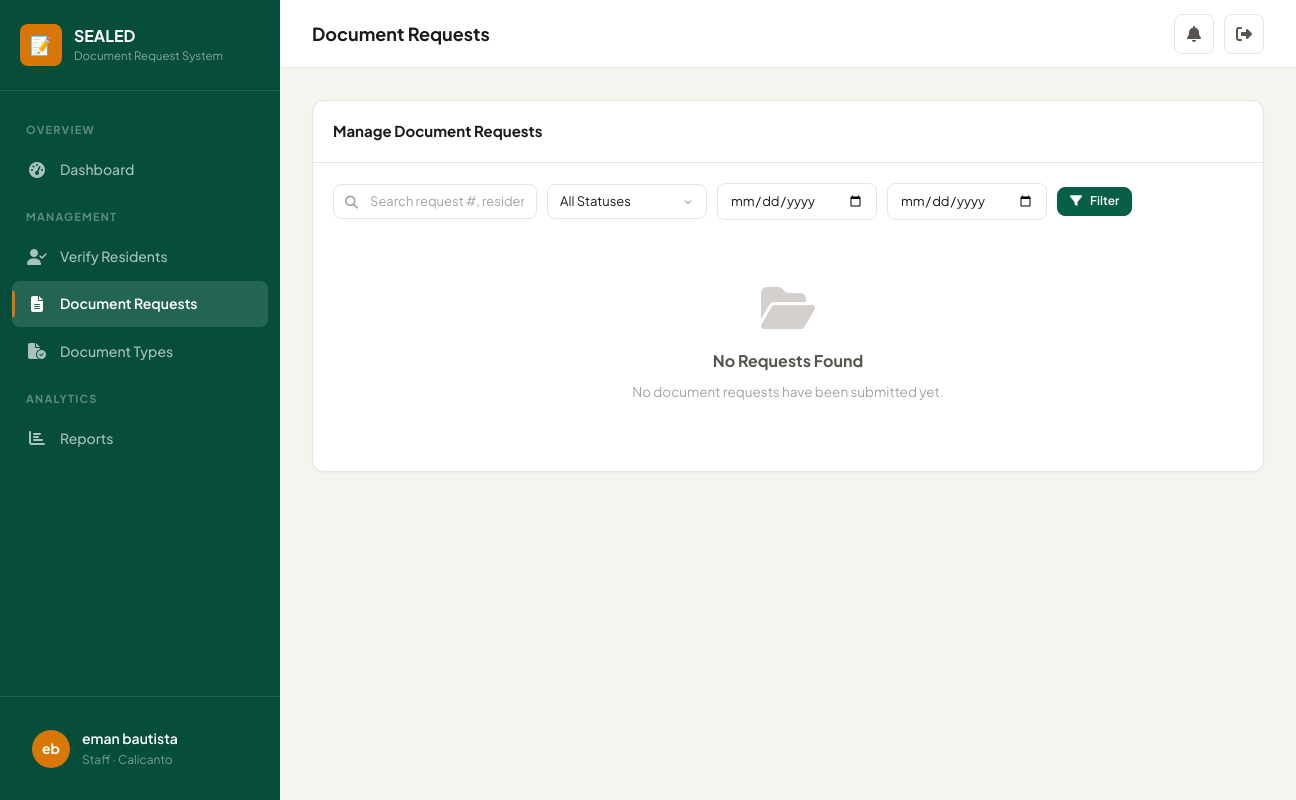
Before: /staff/requests/ (signed in) with the older database file.
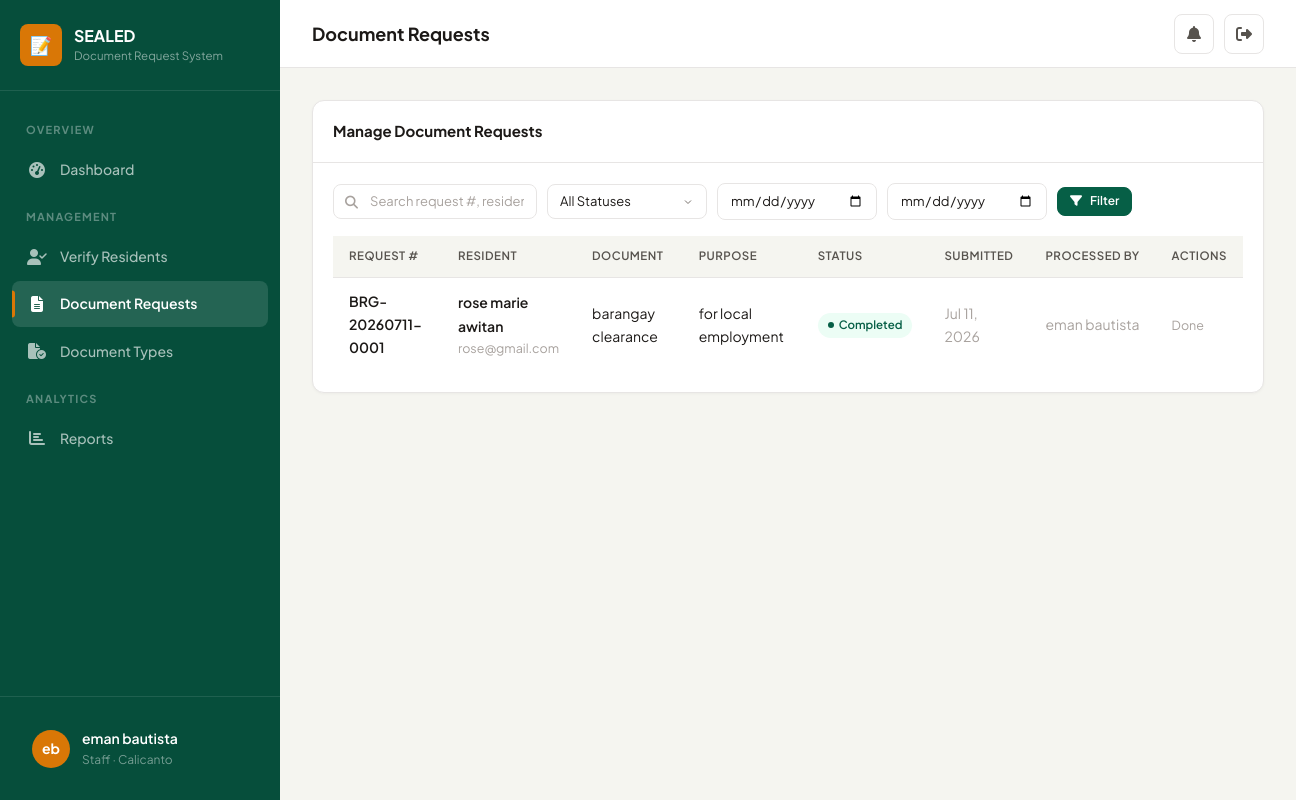
After: the same page with the newer database file.
### brgy/models.py (models this page shows, shortened)
class DocumentRequest(models.Model):
    class Status(models.TextChoices):
        PENDING = 'pending', 'Pending'
        APPROVED = 'approved', 'Approved'
        READY_FOR_PICKUP = 'ready_for_pickup', 'Ready for Pickup'
        COMPLETED = 'completed', 'Completed'
        REJECTED = 'rejected', 'Rejected'
    id = models.UUIDField(primary_key=True, default=uuid.uuid4, editable=False)
    request_number = models.CharField(max_length=30, unique=True, editable=False)
    resident = models.ForeignKey(CustomUser, on_delete=models.CASCADE, related_name='requests')
    document_type = models.ForeignKey(DocumentType, on_delete=models.CASCADE, related_name='requests')
    purpose = models.TextField()
    status = models.CharField(max_length=20, choices=Status.choices, default=Status.PENDING)
    staff_notes = models.TextField(blank=True)
    rejection_reason = models.TextField(blank=True)
    processed_by = models.ForeignKey(
        CustomUser, on_delete=models.SET_NULL, null=True, blank=True, related_name='processed_requests'
    )
    created_at = models.DateTimeField(auto_now_add=True)
    updated_at = models.DateTimeField(auto_now=True)
    completed_at = models.DateTimeField(null=True, blank=True)
    class Meta:
        ordering = ['-created_at']
    @property
    def status_color(self):
        colors = {
            'pending': 'warning',
            'approved': 'info',
            'ready_for_pickup': 'success',
            'completed': 'primary',
            'rejected': 'danger',
        }
        return colors.get(self.status, 'muted')

class CustomUser(AbstractUser):
    class Role(models.TextChoices):
        RESIDENT = 'resident', 'Resident'
        STAFF = 'staff', 'Staff'
        ADMIN = 'admin', 'Administrator'
    class VerificationStatus(models.TextChoices):
        PENDING = 'pending', 'Pending'
        APPROVED = 'approved', 'Approved'
        REJECTED = 'rejected', 'Rejected'
    id = models.UUIDField(primary_key=True, default=uuid.uuid4, editable=False)
    role = models.CharField(max_length=20, choices=Role.choices, default=Role.RESIDENT)
    barangay = models.ForeignKey(
        Barangay, on_delete=models.SET_NULL, null=True, blank=True, related_name='users'
    )
    verification_status = models.CharField(
        max_length=20, choices=VerificationStatus.choices, default=VerificationStatus.PENDING
    )
    phone_number = models.CharField(max_length=20, blank=True)
    address = models.TextField(blank=True)
    birth_date = models.DateField(null=True, blank=True)
    gender = models.CharField(max_length=10, blank=True)
    middle_name = models.CharField(max_length=150, blank=True)
    civil_status = models.CharField(max_length=20, blank=True, default='')
    occupation = models.CharField(max_length=100, blank=True, default='')
    id_type = models.CharField(max_length=50, blank=True, default='')
    id_front = models.ImageField(upload_to='resident_ids/', blank=True, null=True)
    id_back = models.ImageField(upload_to='resident_ids/', blank=True, null=True)
    profile_picture = models.ImageField(upload_to='profile_pictures/', blank=True, null=True)
    rejection_reason = models.TextField(blank=True, default='')
    class Meta:
        ordering = ['-date_joined']
    @property
    def display_name(self):
        return self.get_full_name() or self.username

class DocumentType(models.Model):
    id = models.UUIDField(primary_key=True, default=uuid.uuid4, editable=False)
    name = models.CharField(max_length=200)
    description = models.TextField(blank=True)
    requirements = models.TextField(blank=True, help_text="One requirement per line")
    fee = models.DecimalField(max_digits=10, decimal_places=2, default=0, null=True, blank=True)
    is_active = models.BooleanField(default=True)
    barangay = models.ForeignKey(Barangay, on_delete=models.CASCADE, related_name='document_types')
    template_file = models.FileField(
        upload_to='document_templates/',
        blank=True,
        null=True,
        help_text="Upload a .docx template for this document"
    )
    created_at = models.DateTimeField(auto_now_add=True)
    class Meta:
        ordering = ['name']

### brgy/views.py (the view)
# urls.py: path('staff/requests/', views.manage_requests, name='manage_requests'),
@login_required
@role_required('staff')
def manage_requests(request):
    user = request.user
    brgy = user.barangay
    doc_requests = DocumentRequest.objects.filter(document_type__barangay=brgy)
    status_filter = request.GET.get('status', '')
    search = request.GET.get('search', '')
    date_from = request.GET.get('date_from', '')
    date_to = request.GET.get('date_to', '')
    if status_filter:
        doc_requests = doc_requests.filter(status=status_filter)
    if search:
        doc_requests = doc_requests.filter(
            Q(request_number__icontains=search) | Q(resident__first_name__icontains=search)
            | Q(resident__last_name__icontains=search) | Q(document_type__name__icontains=search)
        )
    if date_from:
        doc_requests = doc_requests.filter(created_at__date__gte=date_from)
    if date_to:
        doc_requests = doc_requests.filter(created_at__date__lte=date_to)
    paginator = Paginator(doc_requests, 10)
    page_number = request.GET.get('page', 1)
    page_obj = paginator.get_page(page_number)
    return render(request, 'brgy/staff/manage_requests.html', {
        'page_obj': page_obj,
        'status_filter': status_filter,
        'search': search,
        'date_from': date_from,
        'date_to': date_to,
        'status_choices': DocumentRequest.Status.choices,
    })

### brgy/context_processors.py (called while the page is built)
def brgy_context(request):
    context = {}
    if request.user.is_authenticated:
        unread_count = Notification.objects.filter(user=request.user, is_read=False).count()
        recent_notifications = Notification.objects.filter(user=request.user)[:5]
        context['unread_notification_count'] = unread_count
        context['recent_notifications'] = recent_notifications
    return context

### brgy/views.py (called while the page is built)
def role_required(*roles):
    def decorator(view_func):
        @wraps(view_func)
        def wrapper(request, *args, **kwargs):
            if not request.user.is_authenticated:
                return redirect('login')
            if request.user.role not in roles:
                messages.error(request, 'You do not have permission to access that page.')
                return redirect('dashboard')
            return view_func(request, *args, **kwargs)
        return wrapper
    return decorator

### brgy/templates/brgy/staff/manage_requests.html (shortened to what this page needs)
{% extends 'brgy/base.html' %}
{% block nav_staff_requests %}active{% endblock %}
{% block page_title %}Document Requests{% endblock %}
{% block content %}
<div class="card">
    <div class="card-header">
        <h3>Manage Document Requests</h3>
    </div>
    <div class="card-body">
        <div class="filter-bar mb-4">
            <form method="get" style="display:flex;gap:10px;flex-wrap:wrap;align-items:center;flex:1;">
                <div class="search-input-wrapper">
                    <i class="fa-solid fa-search"></i>
                    <input type="text" name="search" class="form-input" placeholder="Search request #, resident, document..." value="{{ search }}">
                </div>
                <select name="status" class="form-input" style="width:auto;min-width:160px;" onchange="this.form.submit()">
                    <option value="">All Statuses</option>
                </select>
                <input type="date" name="date_from" class="form-input" style="width:auto;" value="{{ date_from }}" title="From date">
                <input type="date" name="date_to" class="form-input" style="width:auto;" value="{{ date_to }}" title="To date">
                <button type="submit" class="btn btn-primary btn-sm"><i class="fa-solid fa-filter"></i> Filter</button>
            </form>
        </div>
        {% if page_obj %}
        <div class="table-wrapper">
            <table class="table">
                <thead>
                    <tr>
                        <th>Request #</th>
                        <th>Resident</th>
                        <th>Document</th>
                        <th>Purpose</th>
                        <th>Status</th>
                        <th>Submitted</th>
                        <th>Processed By</th>
                        <th>Actions</th>
                    </tr>
                </thead>
                <tbody>
                    {% for req in page_obj %}
                    <tr>
                        <td class="fw-600 text-sm">{{ req.request_number }}</td>
                        <td>
                            <div class="text-sm fw-600">{{ req.resident.display_name }}</div>
                            <div class="text-xs text-muted">{{ req.resident.email }}</div>
                        </td>
                        <td class="text-sm">{{ req.document_type.name }}</td>
                        <td class="text-sm" style="max-width:150px;" title="{{ req.purpose }}">{{ req.purpose|truncatechars:40 }}</td>
                        <td><span class="badge badge-{{ req.status_color }}">{{ req.get_status_display }}</span></td>
                        <td class="text-sm text-muted">{{ req.created_at|date:"M d, Y" }}</td>
                        <td class="text-sm text-muted">{{ req.processed_by.display_name|default:"-" }}</td>
                        <td>
                            {% if req.status != 'completed' %}
                            <a href="{% url 'update_request_status' req.pk %}" class="btn btn-primary btn-xs">
                                <i class="fa-solid fa-pen"></i> Update
                            </a>
                            {% else %}
                            <span class="text-xs text-muted">Done</span>
                            {% endif %}
                        </td>
                    </tr>
                    {% endfor %}
                </tbody>
            </table>
        </div>
        {% else %}
        <div class="empty-state">
            <i class="fa-solid fa-folder-open"></i>
            <h4>No Requests Found</h4>
            <p>{% if status_filter or search %}No requests match your filters.{% else %}No document requests have been submitted yet.{% endif %}</p>
        </div>
        {% endif %}
    </div>
</div>
{% endblock %}

Changed rows visible on the page:
added DocumentRequest: request_number "BRG-20260711-0001", resident.display_name "rose marie awitan", resident.email "rose@gmail.com", document_type.name "barangay clearance", purpose "for local employment", status "Completed", created_at "Jul 11, 2026", processed_by.display_name "eman bautista", shows "Done"
Other visible differences:
text no longer shown: "No Requests Found No document requests have been submitted yet."
text now shown: "REQUEST # RESIDENT DOCUMENT PURPOSE STATUS SUBMITTED PROCESSED BY ACTIONS"
